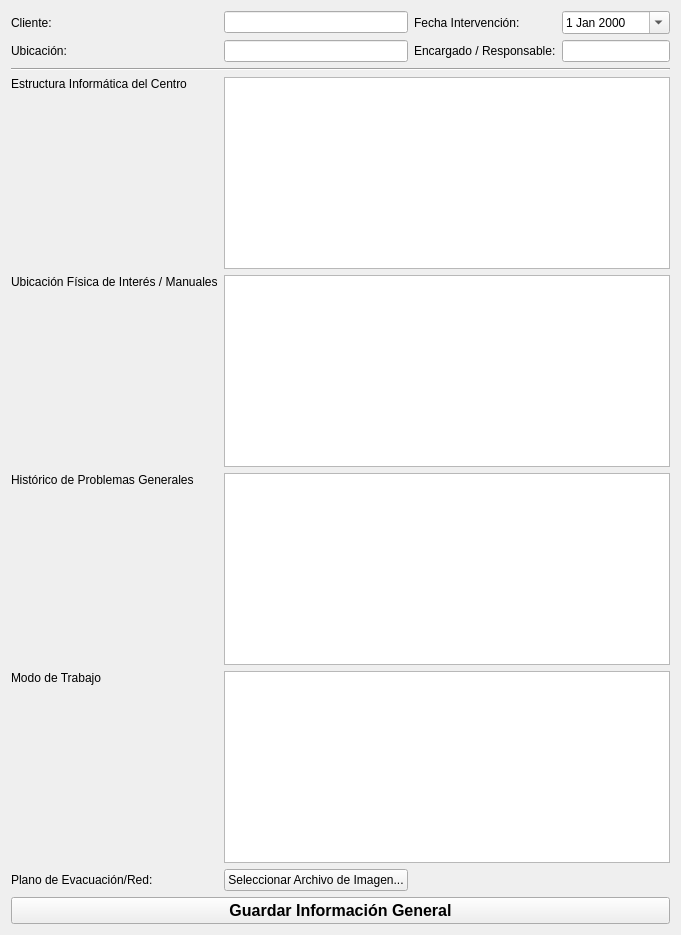
      <widget class="QWidget" name="tab_general">
       <attribute name="title">
        <string>Información General</string>
       </attribute>
       <layout class="QGridLayout" name="gridLayout_2">
        <item row="0" column="0">
         <widget class="QLabel" name="label_2">
          <property name="text">
           <string>Cliente:</string>
          </property>
         </widget>
        </item>
        <item row="0" column="1">
         <widget class="QLineEdit" name="input_cliente"/>
        </item>
        <item row="0" column="2">
         <widget class="QLabel" name="label_5">
          <property name="text">
           <string>Fecha Intervención:</string>
          </property>
         </widget>
        </item>
        <item row="0" column="3">
         <widget class="QDateEdit" name="date_fecha">
          <property name="calendarPopup">
           <bool>true</bool>
          </property>
         </widget>
        </item>
        <item row="1" column="0">
         <widget class="QLabel" name="label_3">
          <property name="text">
           <string>Ubicación:</string>
          </property>
         </widget>
        </item>
        <item row="1" column="1">
         <widget class="QLineEdit" name="input_ubicacion"/>
        </item>
        <item row="1" column="2">
         <widget class="QLabel" name="label_4">
          <property name="text">
           <string>Encargado / Responsable:</string>
          </property>
         </widget>
        </item>
        <item row="1" column="3">
         <widget class="QLineEdit" name="input_responsable"/>
        </item>
        <item row="2" column="0" colspan="4">
         <widget class="Line" name="line">
          <property name="orientation">
           <enum>Qt::Horizontal</enum>
          </property>
         </widget>
        </item>
        <item row="3" column="0">
         <widget class="QLabel" name="label_6">
          <property name="text">
           <string>Estructura Informática del Centro</string>
          </property>
          <property name="alignment">
           <set>Qt::AlignLeading|Qt::AlignLeft|Qt::AlignTop</set>
          </property>
         </widget>
        </item>
        <item row="3" column="1" colspan="3">
         <widget class="QPlainTextEdit" name="text_estructura"/>
        </item>
        <item row="4" column="0">
         <widget class="QLabel" name="label_7">
          <property name="text">
           <string>Ubicación Física de Interés / Manuales</string>
          </property>
          <property name="alignment">
           <set>Qt::AlignLeading|Qt::AlignLeft|Qt::AlignTop</set>
          </property>
         </widget>
        </item>
        <item row="4" column="1" colspan="3">
         <widget class="QPlainTextEdit" name="text_ubicacion_manuales"/>
        </item>
        <item row="5" column="0">
         <widget class="QLabel" name="label_8">
          <property name="text">
           <string>Histórico de Problemas Generales</string>
          </property>
          <property name="alignment">
           <set>Qt::AlignLeading|Qt::AlignLeft|Qt::AlignTop</set>
          </property>
         </widget>
        </item>
        <item row="5" column="1" colspan="3">
         <widget class="QPlainTextEdit" name="text_historico"/>
        </item>
        <item row="6" column="0">
         <widget class="QLabel" name="label_9">
          <property name="text">
           <string>Modo de Trabajo</string>
          </property>
          <property name="alignment">
           <set>Qt::AlignLeading|Qt::AlignLeft|Qt::AlignTop</set>
          </property>
         </widget>
        </item>
        <item row="6" column="1" colspan="3">
         <widget class="QPlainTextEdit" name="text_modo_trabajo"/>
        </item>
        <item row="7" column="0">
         <widget class="QLabel" name="label_29">
          <property name="text">
           <string>Plano de Evacuación/Red:</string>
          </property>
         </widget>
        </item>
        <item row="7" column="1">
         <widget class="QPushButton" name="btn_select_plano">
          <property name="text">
           <string>Seleccionar Archivo de Imagen...</string>
          </property>
         </widget>
        </item>
        <item row="7" column="2" colspan="2">
         <widget class="QLabel" name="label_plano_path">
          <property name="text">
           <string/>
          </property>
          <property name="wordWrap">
           <bool>true</bool>
          </property>
         </widget>
        </item>
        <item row="8" column="0" colspan="4">
         <widget class="QPushButton" name="btn_guardar_inventario">
          <property name="font">
           <font>
            <pointsize>12</pointsize>
            <weight>75</weight>
            <bold>true</bold>
           </font>
          </property>
          <property name="text">
           <string>Guardar Información General</string>
          </property>
         </widget>
        </item>
       </layout>
      </widget>
